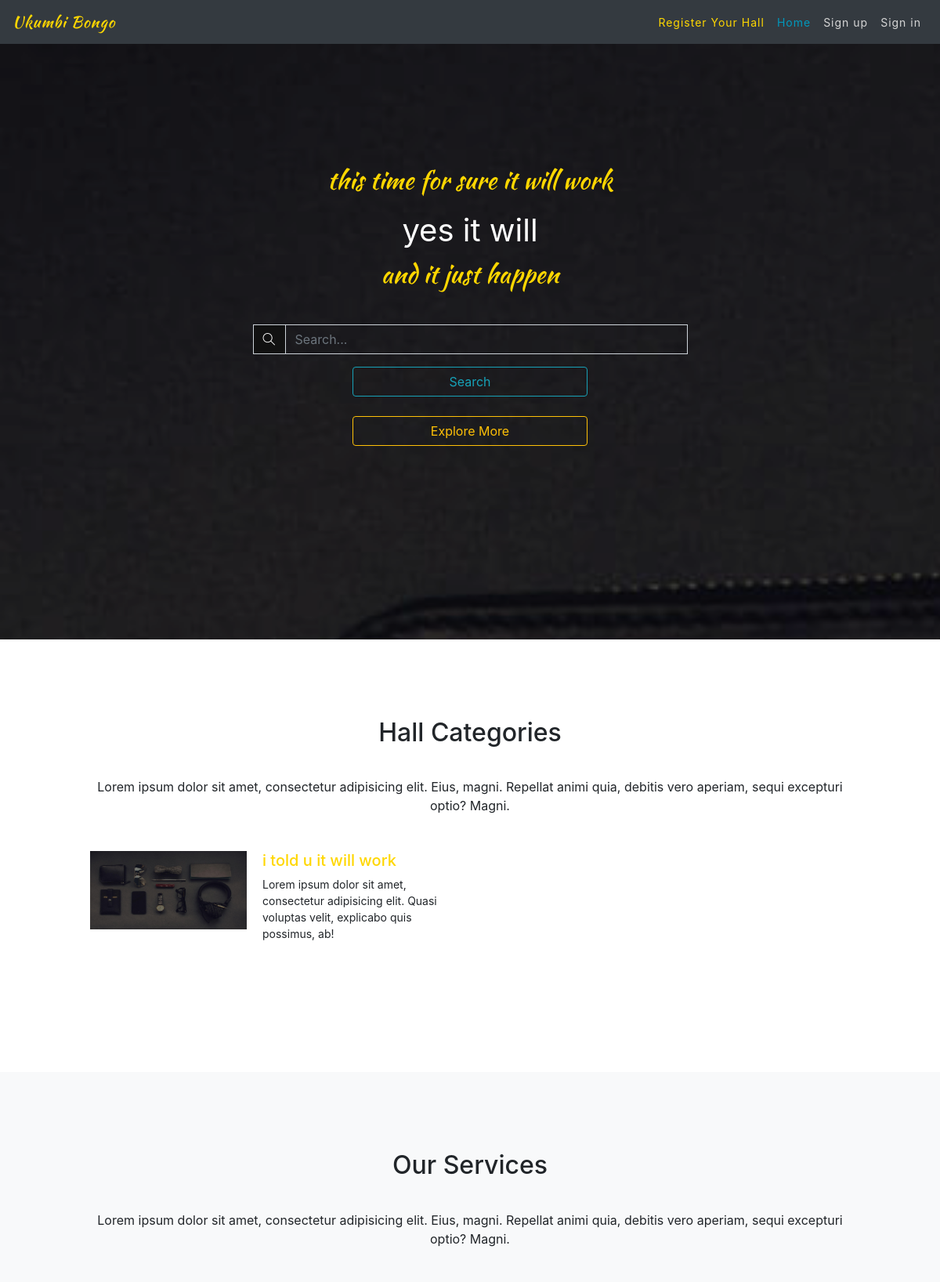
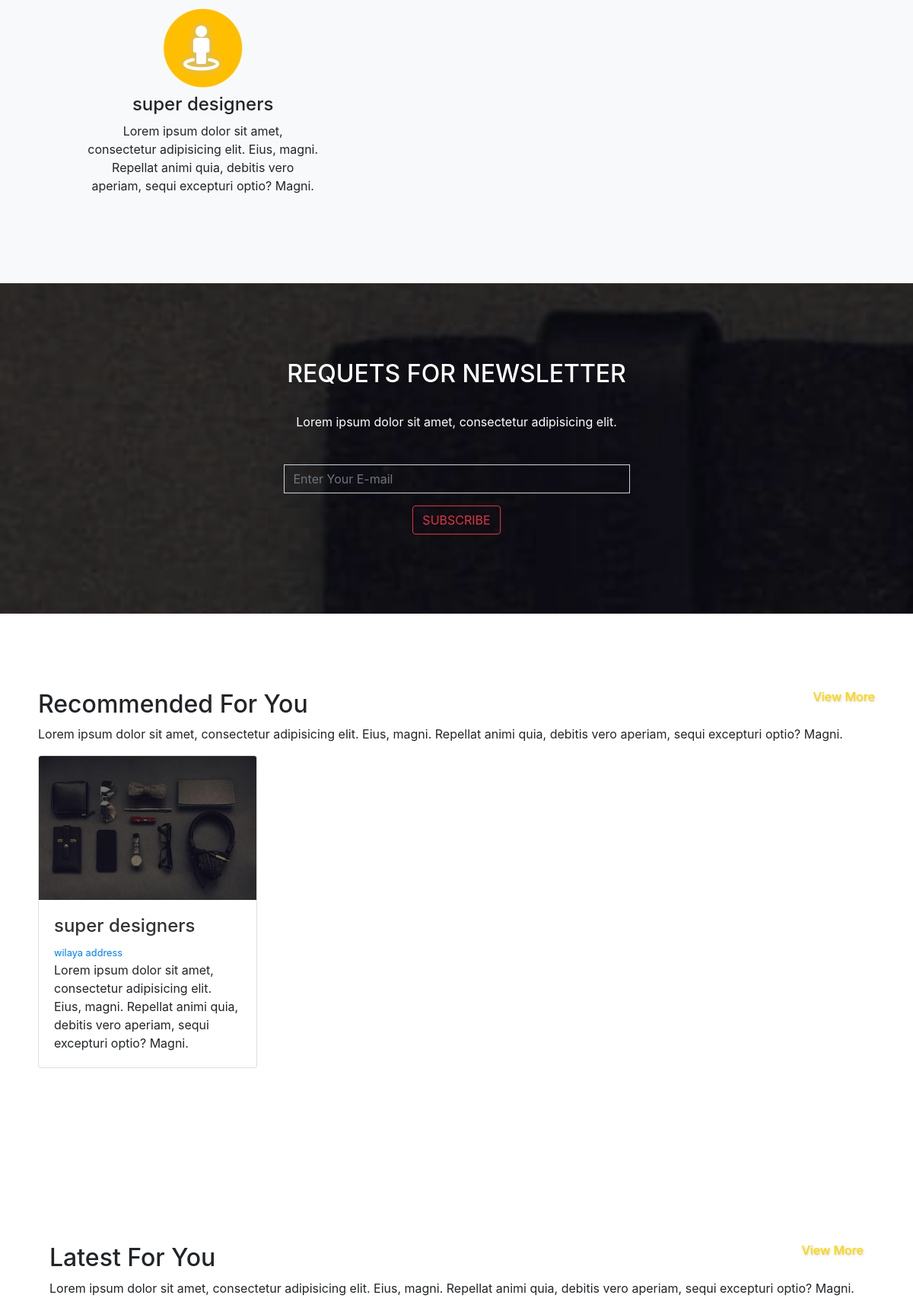
The page / (upper part) on the database its author committed (2 pictures, top to bottom).
### kumbi/models.py (models this page shows, shortened)
class Welcome(models.Model):
    upperPhrase = models.TextField()
    welcomePhrase = models.TextField()
    lowerPhrase = models.TextField()
    class Meta:
        verbose_name_plural = "Welcome"
        verbose_name = "Welcome"

class HallCategoryPhrase(models.Model):
    hall_categories_phrase = models.TextField()
    class Meta:
        verbose_name = "CategoryPhrase"

class HallCategory(models.Model):
    sample_image = models.ImageField()
    sample_name = models.CharField(max_length=150)
    sample_description = models.TextField()
    class Meta:
        verbose_name_plural = "HallCategories"
        verbose_name = "HallCategories"

class ServicePhrase(models.Model):
    service_phrase = models.TextField()
    class Meta:
        verbose_name = "service Phrase"

class Service(models.Model):
    service_name = models.CharField(max_length=150)
    service_description = models.TextField()
    class Meta:
        verbose_name = "service"

class RecommendedPhrase(models.Model):
    recommended_phrase = models.TextField()
    class Meta:
        verbose_name = "recommendation phrase"

class Recommendation(models.Model):
    recommendation_image = models.ImageField()
    recommendation_name = models.CharField(max_length=150)
    recommendation_description = models.TextField()
    class Meta:
        verbose_name = "recommendation"

class LatestPhrase(models.Model):
            latest_phrase = models.TextField()
            class Meta:
                verbose_name = "latest phrase"

### kumbi/views.py (the view)
# urls.py: path('', home_view, name='home'),
def home_view(request):
    welcome = Welcome.objects.first()
    hallCategory = HallCategory.objects.all()
    categoryPhrase = HallCategoryPhrase.objects.all()
    servicePhrase = ServicePhrase.objects.all()
    service = Service.objects.all()
    recommendationPhrase = RecommendedPhrase.objects.all()
    recommendation = Recommendation.objects.all()
    latestPhrase = LatestPhrase.objects.all()
    latest = Latest.objects.all()
    context = {
        'welcome': welcome,
        'HallCategories': hallCategory,
        'HallCategoryPhrase': categoryPhrase,
        'ServicePhrase': servicePhrase,
        'Service': service,
        'RecommendedPhrase': recommendationPhrase,
        'Recommendation': recommendation,
        'LatestPhrase': latestPhrase,
        'Latest': latest,
    }
    return render(request, 'index.html', context)

### templates/index.html (shortened to what this page needs)
{% load static %}
<!DOCTYPE html>
<html lang="en">
<head>
    <link rel="stylesheet" href="{% static 'plugin/bootstrap/css/bootstrap.min.css' %}" >
    <link href="{% static 'plugin/pages/common.css' %}" rel="stylesheet">
    <link href="{% static 'plugin/pages/index.css' %}" rel="stylesheet">
    <link href="{% static 'plugin/animations/animate.css' %}" rel="stylesheet">
    <link href="{% static 'plugin/themify/themify-icons.css' %}" rel="stylesheet">
    <link href="{% static 'plugin/font-awesome/css/font-awesome.min.css' %}" rel="stylesheet">
    <link rel="stylesheet" href="https://cdnjs.cloudflare.com/ajax/libs/baguettebox.js/1.8.1/baguetteBox.min.css">
    <link rel="stylesheet" href="{% static 'plugin/pages/gallery-grid.css"' %}>
</head>
<body id="myPage" data-spy="scroll" data-target=".navbar" data-offset="50">
<nav class="navbar navbar-expand-lg navbar-dark bg-dark">
  <a class="navbar-brand" id="logotop" href="#">Ukumbi Bongo</a>
  <div class="collapse navbar-collapse" id="navbarSupportedContent">
    <ul class="navbar-nav ml-auto">
      <li class="nav-item">
        <a class="nav-link highlight" href="{% url 'kumbi:registration' %}">Register Your Hall</a>
      </li>
      <li class="nav-item active">
        <a class="nav-link" href="#">Home</a>
      </li>
      <li class="nav-item">
        <a class="nav-link" href="#">Sign up</a>
      </li>
      <li class="nav-item">
        <a class="nav-link" href="#">Sign in</a>
      </li>
    </ul>
  </div>
</nav>
<div class="container-fluid" id="lev1">
    <div class="row">
        <div class="col-md-12">
            <center>
                <p>{{ welcome.upperPhrase }}</p>
                <h1>{{ welcome.welcomePhrase }}</h1>
                <p>{{ welcome.lowerPhrase }}</p>
                <br>
                <form action="">
                    <div class="form-group">
                        <div class="col-md-6 ">
                          <div class="input-group">
                            <div class="input-group-prepend">
                              <div class="input-group-text"><i class="ti-search"></i></div>
                            </div>
                            <input type="text" class="form-control" placeholder="Search...">
                          </div>
                        </div>
                    </div>
                    <div class="form-group col-md-6 my-1">
                        <button type="button" class="btn btn-outline-info">Search</button>
                        <a href="{% static 'viewmore.html' %}" class="btn btn-outline-warning">Explore More</a>
                    </div>
                </form>
            </center>
        </div>
    </div>
</div>
<div class="container-fluid space" id="lev2">
    <div class="row">
    {% for phrase in HallCategoryPhrase %}
        <div class="col-md-10 offset-md-1">
            <h2 class="text-center">Hall Categories</h2>
            <p class="text-center space1">{{ phrase.hall_categories_phrase}}</p>
        {% endfor %}
            <div class="row">
                {% for categories in HallCategories%}
                <div class="col-md-6">
                    <div class="media">
                        <div class="media-left">
                            <img src="{{ categories.sample_image }}" class="">
                        </div>
                        <div class="media-body">
                            <h5>{{ categories.sample_name }}</h5>
                            <p>{{ categories.sample_description }}</p>
                        </div>
                    </div>
                </div>
                {% endfor %}
            </div>
        </div>
    </div>
</div>
<div class="container-fluid space" id="lev3">
    <div class="row">
        <div class="col-md-10 offset-md-1">
            <h2 class="text-center">Our Services</h2>
            {% for phrase in ServicePhrase %}
            <p class="text-center space1">{{ phrase.service_phrase }}</p>
            {% endfor %}
            <div class="row">
                {% for details in Service %}
                <div class="col-md-4">
                    <center>
                        <span class="fa-stack fa-lg">
                            <i class="fa fa-circle  fa-stack-2x"></i>
                            <i class="fa fa-street-view  fa-stack-1x fa-inverse"></i>
                        </span>
                        <h4>{{ details.service_name}}</h4>
                        <p>{{ details.service_description}}</p>
                    </center>
                </div>
                {% endfor %}
            </div>
        </div>
    </div>
</div>
<div class="container-fluid" id="lev4">
    <div class="row">
        <div class="col-md-10 offset-md-1">
            <h2 class="text-center">REQUETS FOR NEWSLETTER</h2>
            <br>
            <p class="text-center">Lorem ipsum dolor sit amet, consectetur adipisicing elit.</p>
            <br>
            <center>
                <form action="">
                    <div class="form-group">
                        <div class="col-md-6 my-1">
                            <input type="text" class="form-control" id="inlineFormInputGroupUsername" placeholder="Enter Your E-mail">
                        </div>
                    </div>
                    <div class="form-group col-md-6 my-1">
                        <button type="button" class="btn btn-outline-danger">SUBSCRIBE</button>
                    </div>
                </form>
            </center>
        </div>
    </div>
</div>
<div class="container-fluid space" id="lev5">
    <div class="row">
        <div class="col-md-12 ">
            <h2>Recommended For You <a href="viewmore.html" class="pull-right">View More</a></h2>
            {% for recommended in RecommendedPhrase %}
            <p>{{ recommended.recommended_phrase }}</p>
            {% endfor %}
            <div class="row">
                {% for rec in Recommendation %}
                <div class="col-md-3">
                    <a href="index.html">
                        <div class="card" style="width: 18rem;">
                          <img src="{{ rec.recommendation_image }}" class="card-img-top" alt="...">
                          <div class="card-body">
                            <h4>{{ rec.recommendation_name }}</h4>
                            <small><a href="">wilaya</a> <a href="">address</a></small>
                            <p class="card-text">{{ rec.recommendation_description}}</p>
                          </div>
                        </div>
                    </a>
                </div>
                {% endfor %}
                </div>
            </div>
        </div>
        <div class="space"></div>
        <div class="col-md-12 ">
            <h2>Latest For You <a href="viewmore.html" class="pull-right">View More</a></h2>
            {% for latest in LatestPhrase %}
            <p>{{ latest.latest_phrase }}</p>
            {% endfor %}
        </div>
    </div>
</body>
</html>

### rows shown on the page
Welcome: upperPhrase "this time for sure it will work", welcomePhrase "yes it will", lowerPhrase "and it just happen"
HallCategoryPhrase: hall_categories_phrase "Lorem ipsum dolor sit amet, consectetur adipisicing elit. Eius, magni. Repellat animi quia, debitis vero aperiam, sequi excepturi optio? Magni."
HallCategory: sample_image (picture), sample_name "i told u it will work", sample_description "Lorem ipsum dolor sit amet, consectetur adipisicing elit. Quasi voluptas velit, explicabo quis possimus, ab!"
ServicePhrase: service_phrase "Lorem ipsum dolor sit amet, consectetur adipisicing elit. Eius, magni. Repellat animi quia, debitis vero aperiam, sequi excepturi optio? Magni."
Service: service_name "super designers", service_description "Lorem ipsum dolor sit amet, consectetur adipisicing elit. Eius, magni. Repellat animi quia, debitis vero aperiam, sequi excepturi optio? Magni."
RecommendedPhrase: recommended_phrase "Lorem ipsum dolor sit amet, consectetur adipisicing elit. Eius, magni. Repellat animi quia, debitis vero aperiam, sequi excepturi optio? Magni."
Recommendation: recommendation_image (picture), recommendation_name "super designers", recommendation_description "Lorem ipsum dolor sit amet, consectetur adipisicing elit. Eius, magni. Repellat animi quia, debitis vero aperiam, sequi excepturi optio? Magni."
LatestPhrase: latest_phrase "Lorem ipsum dolor sit amet, consectetur adipisicing elit. Eius, magni. Repellat animi quia, debitis vero aperiam, sequi excepturi optio? Magni."
